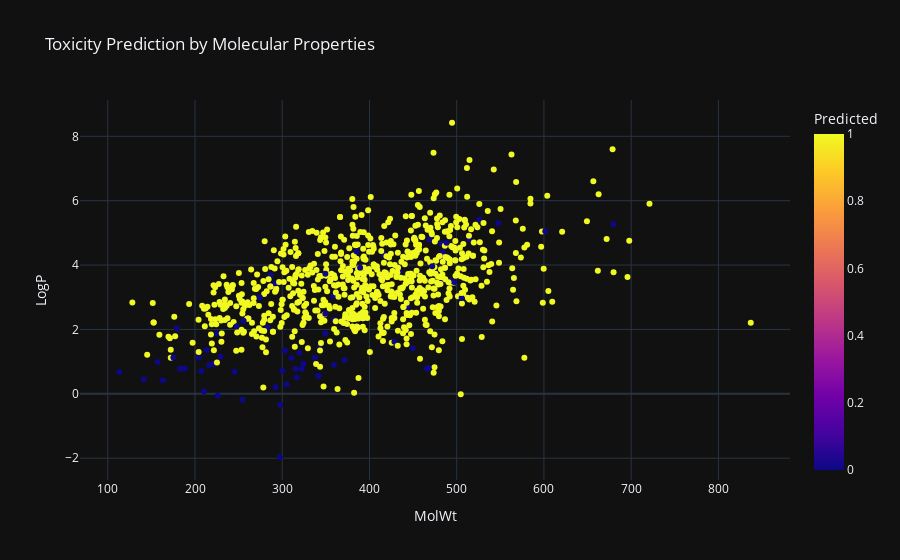

The cell this chart's notebook holds for it:
### Code cell
import plotly.express as px

fig = px.scatter(
    X_test_df,  # Use the actual DataFrame name
    x='MolWt',
    y='LogP',
    color='Predicted',
    hover_data=['TPSA', 'HDonors', 'HAcceptors'],
    title='Toxicity Prediction by Molecular Properties'
)

fig.show()

### Figure 1 — Plotly figure (JSON) as saved in the notebook; plotly's stock layout.template omitted (floating-point values rounded to 4 significant figures; data arrays with more than 128 entries replaced by an {"elided": "..."} marker saying what was removed)
{"data": [{"customdata": {"elided": "840x3 float values"}, "hovertemplate": "MolWt=%{x}<br>LogP=%{y}<br>TPSA=%{customdata[0]}<br>HDonors=%{customdata[1]}<br>HAcceptors=%{customdata[2]}<br>Predicted=%{marker.color}<extra></extra>", "legendgroup": "", "marker": {"color": {"elided": "840 int values"}, "coloraxis": "coloraxis", "symbol": "circle"}, "mode": "markers", "name": "", "orientation": "v", "showlegend": false, "x": {"elided": "840 float values"}, "xaxis": "x", "y": {"elided": "840 float values"}, "yaxis": "y", "type": "scatter"}], "layout": {"xaxis": {"anchor": "y", "domain": [0.0, 1.0], "title": {"text": "MolWt"}}, "yaxis": {"anchor": "x", "domain": [0.0, 1.0], "title": {"text": "LogP"}}, "coloraxis": {"colorbar": {"title": {"text": "Predicted"}}, "colorscale": [[0.0, "#0d0887"], [0.1111, "#46039f"], [0.2222, "#7201a8"], [0.3333, "#9c179e"], [0.4444, "#bd3786"], [0.5556, "#d8576b"], [0.6667, "#ed7953"], [0.7778, "#fb9f3a"], [0.8889, "#fdca26"], [1.0, "#f0f921"]]}, "legend": {"tracegroupgap": 0}, "title": {"text": "Toxicity Prediction by Molecular Properties"}}}
